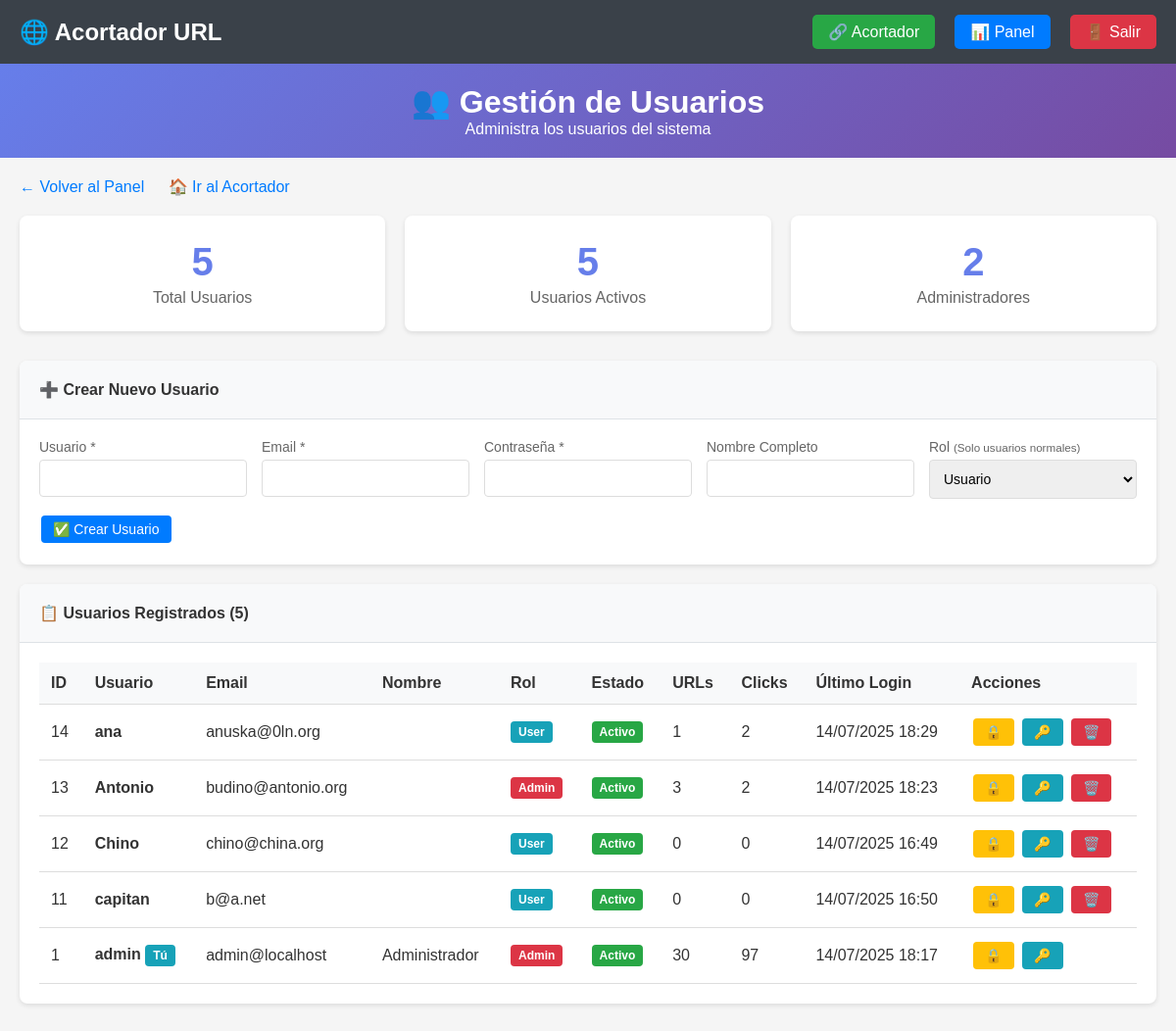
The page /admin/usuarios.php (signed in) on the database as committed earlier.
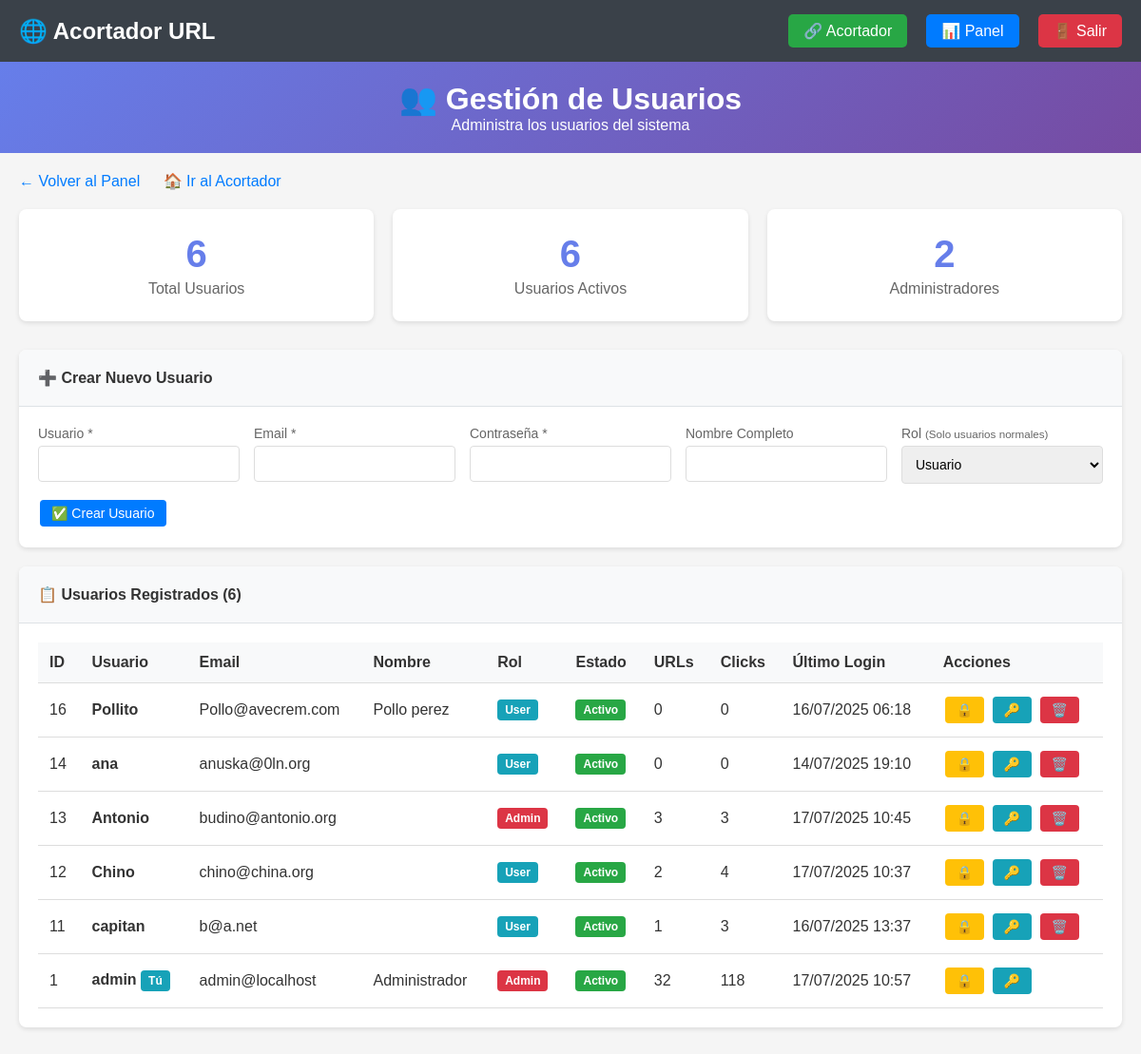
The same page on the database as committed later.
### tables this page shows
CREATE TABLE `users` (
  `id` int NOT NULL,
  `username` varchar(50) NOT NULL,
  `email` varchar(100) NOT NULL,
  `password` varchar(255) NOT NULL,
  `full_name` varchar(100) NOT NULL,
  `status` enum('active','banned','pending') DEFAULT 'active',
  `role` enum('user','admin') DEFAULT 'user',
  `created_at` timestamp NULL DEFAULT CURRENT_TIMESTAMP,
  `updated_at` timestamp NULL DEFAULT CURRENT_TIMESTAMP ON UPDATE CURRENT_TIMESTAMP,
  `last_login` timestamp NULL DEFAULT NULL,
  `email_verified` tinyint(1) DEFAULT '0',
  `verification_token` varchar(255) DEFAULT NULL,
  `password_reset_token` varchar(255) DEFAULT NULL,
  `password_reset_expires` timestamp NULL DEFAULT NULL,
  `banned_reason` text,
  `banned_at` timestamp NULL DEFAULT NULL,
  `banned_by` int DEFAULT NULL,
  `failed_login_attempts` int DEFAULT '0',
  `locked_until` timestamp NULL DEFAULT NULL,
  `is_active` tinyint(1) DEFAULT '1'
);

### admin/usuarios.php (the view, shortened to what this page needs)
<?php
$is_super_admin = ($_SESSION['username'] === ADMIN_USERNAME);
try {
    $db = new PDO("mysql:host=" . DB_HOST . ";dbname=" . DB_NAME, DB_USER, DB_PASS);
    $db->setAttribute(PDO::ATTR_ERRMODE, PDO::ERRMODE_EXCEPTION);
} catch(PDOException $e) {
    die("Error de conexión: " . $e->getMessage());
}
$query = "SELECT u.*,
          COUNT(DISTINCT urls.id) as total_urls,
          COALESCE(SUM(urls.clicks), 0) as total_clicks,
          (SELECT CONCAT(changed_by_user.username, ' el ', DATE_FORMAT(al.changed_at, '%d/%m/%Y %H:%i'))
           FROM user_audit_log al
           LEFT JOIN users changed_by_user ON al.changed_by = changed_by_user.id
           WHERE al.user_id = u.id AND al.action = 'role_change'
           ORDER BY al.changed_at DESC
           LIMIT 1) as last_role_change
          FROM users u
          LEFT JOIN urls ON urls.user_id = u.id
          GROUP BY u.id
          ORDER BY u.created_at DESC";
$stmt = $db->query($query);
$users = $stmt->fetchAll(PDO::FETCH_ASSOC);
$stats = [];
$stats['total_users'] = $db->query("SELECT COUNT(*) FROM users")->fetchColumn();
$stats['active_users'] = $db->query("SELECT COUNT(*) FROM users WHERE status = 'active'")->fetchColumn();
$stats['admin_users'] = $db->query("SELECT COUNT(*) FROM users WHERE role = 'admin'")->fetchColumn();
?>
<!DOCTYPE html>
<html lang="es">
<head>
</head>
<body>
    <div class="simple-menu">
        <div class="simple-menu-container">
            <div class="menu-title">
                🌐 Acortador URL
            </div>
            <div class="menu-links">
                <a href="../" class="btn-acortador">🔗 Acortador</a>
                <a href="panel_simple.php" class="btn-panel">📊 Panel</a>
                <a href="logout.php" class="btn-salir">🚪 Salir</a>
            </div>
        </div>
    </div>
    <div class="header">
        <h1>👥 Gestión de Usuarios</h1>
        <p>Administra los usuarios del sistema</p>
    </div>
    <div class="container">
        <div class="back-links">
            <a href="panel_simple.php">← Volver al Panel</a>
            <a href="../">🏠 Ir al Acortador</a>
        </div>
        <div class="stats-grid">
            <div class="stat-card">
                <div class="stat-number"><?php echo $stats['total_users']; ?></div>
                <div class="stat-label">Total Usuarios</div>
            </div>
            <div class="stat-card">
                <div class="stat-number"><?php echo $stats['active_users']; ?></div>
                <div class="stat-label">Usuarios Activos</div>
            </div>
            <div class="stat-card">
                <div class="stat-number"><?php echo $stats['admin_users']; ?></div>
                <div class="stat-label">Administradores</div>
            </div>
        </div>
        <div class="card">
            <div class="card-header">
                ➕ Crear Nuevo Usuario
            </div>
            <div class="card-body">
                <form method="POST">
                    <div class="form-grid">
                        <div class="form-group">
                            <label>Usuario *</label>
                            <input type="text" class="form-control" name="username" required>
                        </div>
                        <div class="form-group">
                            <label>Email *</label>
                            <input type="email" class="form-control" name="email" required>
                        </div>
                        <div class="form-group">
                            <label>Contraseña *</label>
                            <input type="password" class="form-control" name="password" required minlength="6">
                        </div>
                        <div class="form-group">
                            <label>Nombre Completo</label>
                            <input type="text" class="form-control" name="full_name">
                        </div>
                        <div class="form-group">
                            <label>Rol <?php echo !$is_super_admin ? '<small>(Solo usuarios normales)</small>' : ''; ?></label>
                            <select class="form-control" name="role">
                                <option value="user">Usuario</option>
                            </select>
                        </div>
                    </div>
                    <button type="submit" class="btn btn-primary">
                        ✅ Crear Usuario
                    </button>
                </form>
            </div>
        </div>
        <div class="card">
            <div class="card-header">
                📋 Usuarios Registrados (<?php echo count($users); ?>)
            </div>
            <div class="card-body">
                <div class="overflow-x">
                    <table>
                        <thead>
                            <tr>
                                <th>ID</th>
                                <th>Usuario</th>
                                <th>Email</th>
                                <th>Nombre</th>
                                <th>Rol</th>
                                <th>Estado</th>
                                <th>URLs</th>
                                <th>Clicks</th>
                                <th>Último Login</th>
                                <th>Acciones</th>
                            </tr>
                        </thead>
                        <tbody>
                            <?php foreach ($users as $user): ?>
                            <?php $is_this_super_admin = ($user['username'] === ADMIN_USERNAME); ?>
                            <tr>
                                <td><?php echo $user['id']; ?></td>
                                <td>
                                    <strong><?php echo htmlspecialchars($user['username']); ?></strong>
                                    <?php if ($user['id'] == $_SESSION['user_id']): ?>
                                        <span class="badge badge-info">Tú</span>
                                    <?php endif; ?>
                                </td>
                                <td><?php echo htmlspecialchars($user['email']); ?></td>
                                <td><?php echo htmlspecialchars($user['full_name'] ?? '-'); ?></td>
                                <td>
                                    <?php if ($is_super_admin && !$is_this_super_admin && $user['id'] != $_SESSION['user_id']): ?>
                                        <form method="POST" class="role-change-form">
                                            <input type="hidden" name="action" value="change_role">
                                            <input type="hidden" name="user_id" value="<?php echo $user['id']; ?>">
                                            <select name="new_role" class="role-select" onchange="this.form.submit()">
                                                <option value="user" <?php echo $user['role'] === 'user' ? 'selected' : ''; ?>>Usuario</option>
                                                <option value="admin" <?php echo $user['role'] === 'admin' ? 'selected' : ''; ?>>Admin</option>
                                            </select>
                                        </form>
                                        <?php if (!empty($user['last_role_change'])): ?>
                                            <div class="audit-info">
                                                Cambiado por <?php echo htmlspecialchars($user['last_role_change']); ?>
                                            </div>
                                        <?php endif; ?>
                                    <?php else: ?>
                                        <span class="badge badge-<?php echo $user['role'] === 'admin' ? 'danger' : 'info'; ?>">
                                            <?php echo ucfirst($user['role']); ?>
                                        </span>
                                    <?php endif; ?>
                                </td>
                                <td>
                                    <?php
                                    $statusColors = [
                                        'active' => 'success',
                                        'banned' => 'danger',
                                        'pending' => 'warning'
                                    ];
                                    $statusText = [
                                        'active' => 'Activo',
                                        'banned' => 'Baneado',
                                        'pending' => 'Pendiente'
                                    ];
                                    ?>
                                    <span class="badge badge-<?php echo $statusColors[$user['status']] ?? 'secondary'; ?>">
                                        <?php echo $statusText[$user['status']] ?? $user['status']; ?>
                                    </span>
                                </td>
                                <td><?php echo $user['total_urls']; ?></td>
                                <td><?php echo $user['total_clicks']; ?></td>
                                <td>
                                    <?php
                                    if ($user['last_login']) {
                                        echo date('d/m/Y H:i', strtotime($user['last_login']));
                                    } else {
                                        echo '<span style="color: #999;">Nunca</span>';
                                    }
                                    ?>
                                </td>
                                <td>
                                    <form method="POST" style="display: inline;">
                                        <button type="submit" class="btn btn-warning" title="Cambiar estado">
                                            <?php echo $user['status'] == 'active' ? '🔒' : '🔓'; ?>
                                        </button>
                                    </form>
                                    <button type="button" class="btn btn-info"
                                            onclick="showPasswordForm(<?php echo $user['id']; ?>)">
                                        🔑
                                    </button>
                                    <?php if ($user['id'] != $_SESSION['user_id'] && !$is_this_super_admin): ?>
                                    <form method="POST" style="display: inline;"
                                          onsubmit="return confirm('¿Eliminar usuario <?php echo htmlspecialchars($user['username']); ?>?');">
                                        <button type="submit" class="btn btn-danger">
                                            🗑️
                                        </button>
                                    </form>
                                    <?php endif; ?>
                                </td>
                            </tr>
                            <?php endforeach; ?>
                        </tbody>
                    </table>
                </div>
            </div>
        </div>
    </div>
</body>
</html>

### admin/usuarios.php (style rules this page uses)
* { margin: 0; padding: 0; box-sizing: border-box; }
body { font-family: Arial, sans-serif; background: #f5f5f5; color: #333; }
.header { background: linear-gradient(135deg, #667eea 0%, #764ba2 100%); color: white; padding: 20px; text-align: center; position: relative; }
.header h1 { margin: 0; }
.container { max-width: 1200px; margin: 0 auto; padding: 20px; }
.stats-grid { display: grid; grid-template-columns: repeat(auto-fit, minmax(250px, 1fr)); gap: 20px; margin-bottom: 30px; }
.stat-card { background: white; padding: 25px; border-radius: 8px; text-align: center; box-shadow: 0 2px 5px rgba(0,0,0,0.1); transition: transform 0.3s; }
.stat-number { font-size: 2.5em; font-weight: bold; color: #667eea; }
.stat-label { color: #666; margin-top: 5px; }
.card { background: white; border-radius: 8px; box-shadow: 0 2px 5px rgba(0,0,0,0.1); overflow: hidden; margin-bottom: 20px; }
.card-header { background: #f8f9fa; padding: 20px; border-bottom: 1px solid #dee2e6; font-weight: bold; }
.card-body { padding: 20px; }
table { width: 100%; border-collapse: collapse; }
th, td { padding: 12px; text-align: left; border-bottom: 1px solid #ddd; }
th { background: #f8f9fa; font-weight: bold; }
.btn { padding: 6px 12px; border: none; border-radius: 4px; cursor: pointer; font-size: 14px; text-decoration: none; display: inline-block; margin: 2px; }
.btn-primary { background: #007bff; color: white; }
.btn-danger { background: #dc3545; color: white; }
.btn-warning { background: #ffc107; color: #212529; }
.btn-info { background: #17a2b8; color: white; }
.form-grid { display: grid; grid-template-columns: repeat(auto-fit, minmax(200px, 1fr)); gap: 15px; margin-bottom: 15px; }
.form-group { display: flex; flex-direction: column; }
.form-group label { margin-bottom: 5px; color: #666; font-size: 14px; }
.form-control { padding: 10px; border: 1px solid #ddd; border-radius: 4px; font-size: 14px; }
.badge { display: inline-block; padding: 4px 8px; border-radius: 4px; font-size: 12px; font-weight: bold; }
.badge-success { background: #28a745; color: white; }
.badge-danger { background: #dc3545; color: white; }
.badge-info { background: #17a2b8; color: white; }
.back-links { margin-bottom: 20px; }
.back-links a { color: #007bff; text-decoration: none; margin-right: 20px; }
.overflow-x { overflow-x: auto; }
.simple-menu { background-color: #3a4149; padding: 15px 0; color: white; }
.simple-menu-container { max-width: 1200px; margin: 0 auto; padding: 0 20px; display: flex; justify-content: space-between; align-items: center; }
.menu-title { font-size: 1.5em; font-weight: bold; display: flex; align-items: center; gap: 10px; }
.menu-links { display: flex; gap: 20px; }
.menu-links a { color: white; text-decoration: none; padding: 8px 16px; border-radius: 5px; transition: background 0.3s; }
.menu-links .btn-acortador { background: #28a745; }
.menu-links .btn-panel { background: #007bff; }
.menu-links .btn-salir { background: #dc3545; }

Rows that differ between the two databases and show on the page:
added users: id "16", username "Pollito", email "Pollo@avecrem.com", full_name "Pollo perez", role "User", status "Activo", total_urls "0", total_clicks "0", last_login "16/07/2025 06:18"
changed users "ana": total_urls "1" → "0"; total_clicks "2" → "0"; last_login "14/07/2025 18:29" → "14/07/2025 19:10"
changed users "Antonio": total_clicks "2" → "3"; last_login "14/07/2025 18:23" → "17/07/2025 10:45"
changed users "Chino": total_urls "0" → "2"; total_clicks "0" → "4"; last_login "14/07/2025 16:49" → "17/07/2025 10:37"
changed users "capitan": total_urls "0" → "1"; total_clicks "0" → "3"; last_login "14/07/2025 16:50" → "16/07/2025 13:37"
changed users "admin": total_urls "30" → "32"; total_clicks "97" → "118"; last_login "14/07/2025 18:17" → "17/07/2025 10:57"
Other text that changed with them:
$stats['total_users']: "5" → "6"
$stats['active_users']: "5" → "6"
count($users): "5" → "6"
